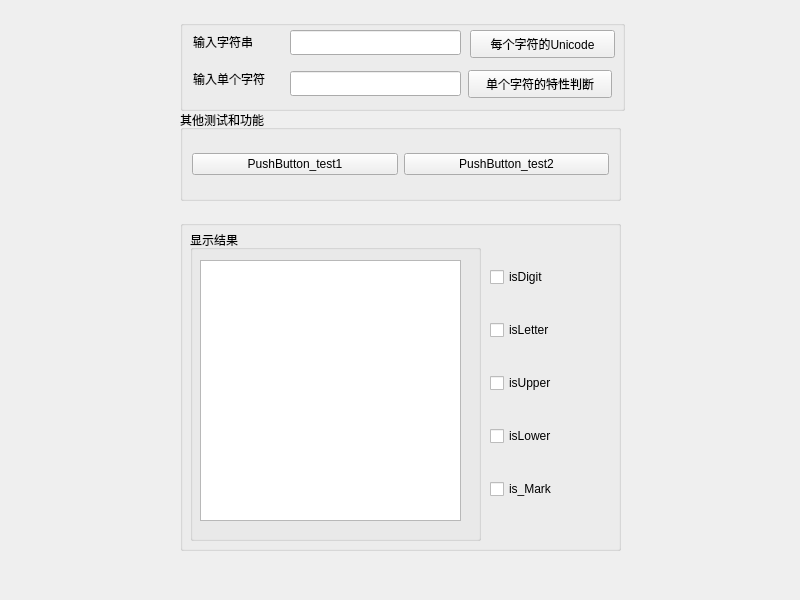
<?xml version="1.0" encoding="UTF-8"?>
<ui version="4.0">
 <class>Widget</class>
 <widget class="QWidget" name="Widget">
  <property name="geometry">
   <rect>
    <x>0</x>
    <y>0</y>
    <width>800</width>
    <height>600</height>
   </rect>
  </property>
  <property name="windowTitle">
   <string>Widget</string>
  </property>
  <widget class="QGroupBox" name="groupBox">
   <property name="geometry">
    <rect>
     <x>180</x>
     <y>20</y>
     <width>445</width>
     <height>91</height>
    </rect>
   </property>
   <property name="title">
    <string/>
   </property>
   <widget class="QLabel" name="label_inputstring">
    <property name="geometry">
     <rect>
      <x>13</x>
      <y>13</y>
      <width>75</width>
      <height>19</height>
     </rect>
    </property>
    <property name="text">
     <string>&lt;html&gt;&lt;head/&gt;&lt;body&gt;&lt;p&gt;输入字符串&lt;/p&gt;&lt;/body&gt;&lt;/html&gt;</string>
    </property>
   </widget>
   <widget class="QLineEdit" name="lineEdit_inputstring">
    <property name="geometry">
     <rect>
      <x>110</x>
      <y>10</y>
      <width>171</width>
      <height>25</height>
     </rect>
    </property>
    <property name="sizePolicy">
     <sizepolicy hsizetype="Expanding" vsizetype="Fixed">
      <horstretch>0</horstretch>
      <verstretch>0</verstretch>
     </sizepolicy>
    </property>
   </widget>
   <widget class="QPushButton" name="pushButton_foreach">
    <property name="geometry">
     <rect>
      <x>290</x>
      <y>10</y>
      <width>145</width>
      <height>28</height>
     </rect>
    </property>
    <property name="text">
     <string>每个字符的Unicode</string>
    </property>
   </widget>
   <widget class="QPushButton" name="pushButton_getitem">
    <property name="geometry">
     <rect>
      <x>288</x>
      <y>50</y>
      <width>144</width>
      <height>28</height>
     </rect>
    </property>
    <property name="text">
     <string>单个字符的特性判断</string>
    </property>
   </widget>
   <widget class="QLineEdit" name="lineEdit_inputchar">
    <property name="geometry">
     <rect>
      <x>110</x>
      <y>51</y>
      <width>171</width>
      <height>25</height>
     </rect>
    </property>
   </widget>
   <widget class="QLabel" name="label">
    <property name="geometry">
     <rect>
      <x>13</x>
      <y>50</y>
      <width>90</width>
      <height>19</height>
     </rect>
    </property>
    <property name="text">
     <string>&lt;html&gt;&lt;head/&gt;&lt;body&gt;&lt;p&gt;输入单个字符&lt;/p&gt;&lt;/body&gt;&lt;/html&gt;</string>
    </property>
   </widget>
  </widget>
  <widget class="QGroupBox" name="groupBox_2">
   <property name="geometry">
    <rect>
     <x>180</x>
     <y>110</y>
     <width>441</width>
     <height>91</height>
    </rect>
   </property>
   <property name="title">
    <string>其他测试和功能</string>
   </property>
   <layout class="QHBoxLayout" name="horizontalLayout">
    <item>
     <widget class="QPushButton" name="pushButton_test1">
      <property name="text">
       <string>PushButton_test1</string>
      </property>
     </widget>
    </item>
    <item>
     <widget class="QPushButton" name="pushButton_test2">
      <property name="text">
       <string>PushButton_test2</string>
      </property>
     </widget>
    </item>
   </layout>
  </widget>
  <widget class="QGroupBox" name="groupBox_check">
   <property name="geometry">
    <rect>
     <x>180</x>
     <y>220</y>
     <width>441</width>
     <height>331</height>
    </rect>
   </property>
   <property name="title">
    <string/>
   </property>
   <widget class="QGroupBox" name="groupBox_3">
    <property name="geometry">
     <rect>
      <x>10</x>
      <y>10</y>
      <width>291</width>
      <height>311</height>
     </rect>
    </property>
    <property name="title">
     <string>显示结果</string>
    </property>
    <widget class="QTextEdit" name="textEdit_outputs">
     <property name="geometry">
      <rect>
       <x>10</x>
       <y>30</y>
       <width>261</width>
       <height>261</height>
      </rect>
     </property>
    </widget>
   </widget>
   <widget class="QWidget" name="">
    <property name="geometry">
     <rect>
      <x>310</x>
      <y>20</y>
      <width>91</width>
      <height>291</height>
     </rect>
    </property>
    <layout class="QVBoxLayout" name="verticalLayout">
     <item>
      <widget class="QCheckBox" name="checkBox_isDigit">
       <property name="text">
        <string>isDigit</string>
       </property>
      </widget>
     </item>
     <item>
      <widget class="QCheckBox" name="checkBox_isLetter">
       <property name="text">
        <string>isLetter</string>
       </property>
      </widget>
     </item>
     <item>
      <widget class="QCheckBox" name="checkBox_isUpper">
       <property name="text">
        <string>isUpper</string>
       </property>
      </widget>
     </item>
     <item>
      <widget class="QCheckBox" name="checkBox_isLower">
       <property name="text">
        <string>isLower</string>
       </property>
      </widget>
     </item>
     <item>
      <widget class="QCheckBox" name="checkBox_isMark">
       <property name="text">
        <string>is_Mark</string>
       </property>
      </widget>
     </item>
    </layout>
   </widget>
  </widget>
 </widget>
 <resources/>
 <connections>
  <connection>
   <sender>pushButton_test2</sender>
   <signal>clicked()</signal>
   <receiver>Widget</receiver>
   <slot>close()</slot>
   <hints>
    <hint type="sourcelabel">
     <x>506</x>
     <y>164</y>
    </hint>
    <hint type="destinationlabel">
     <x>399</x>
     <y>299</y>
    </hint>
   </hints>
  </connection>
 </connections>
</ui>
